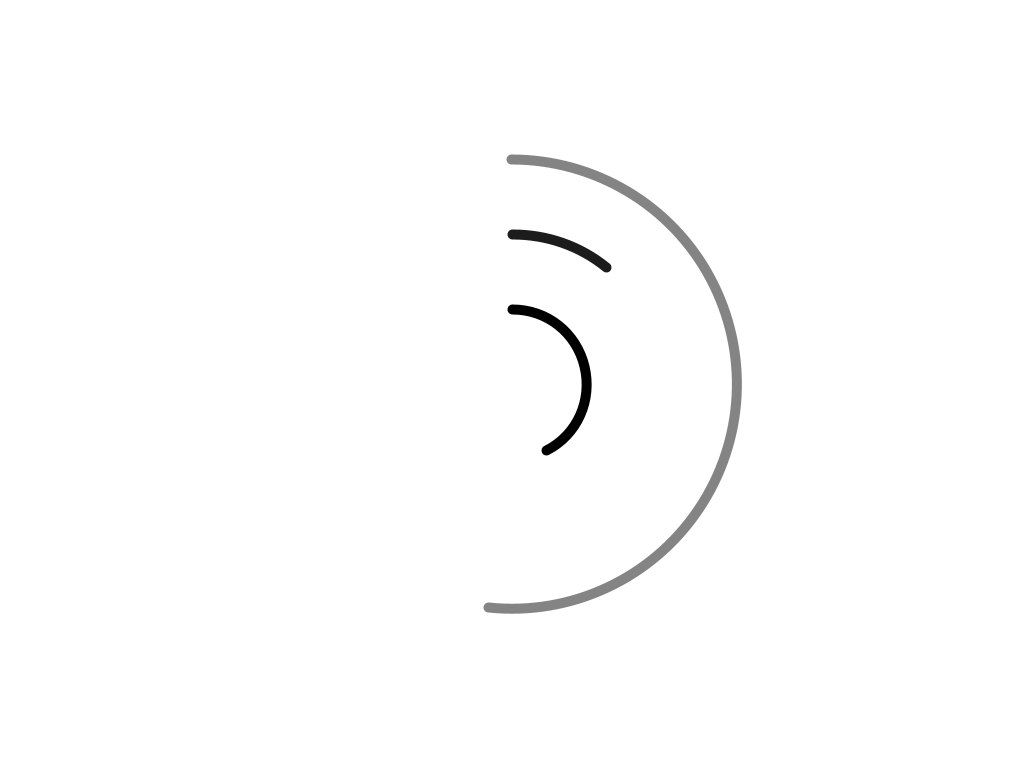
Frame 1 (no input)
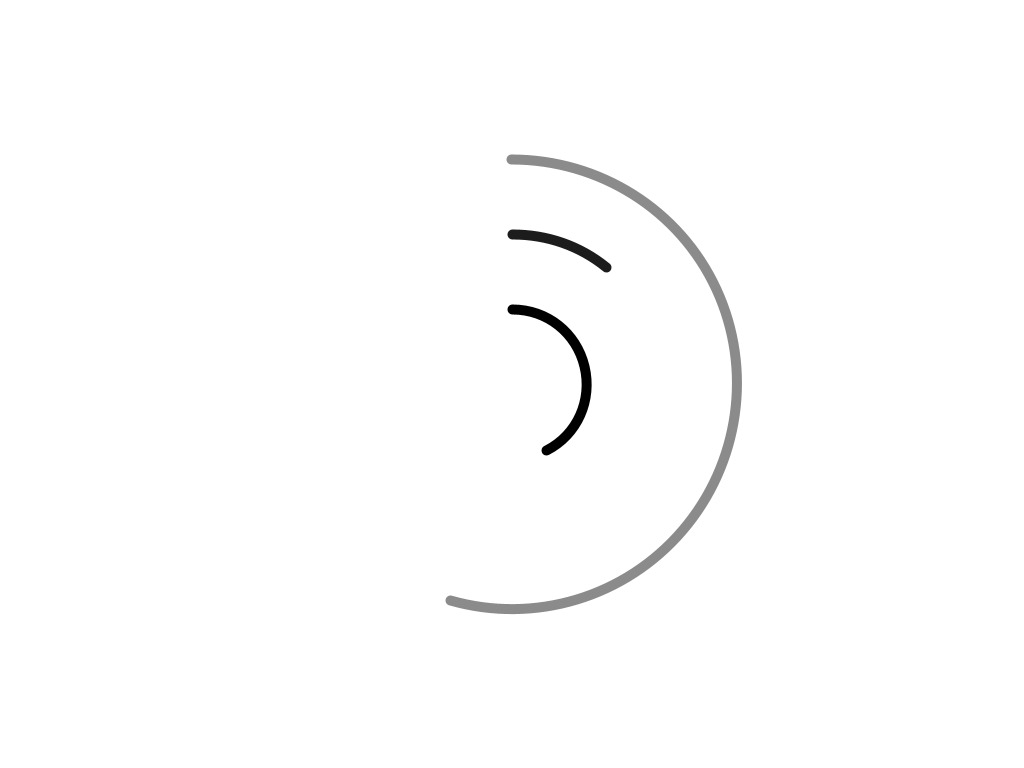
Frame 60 (the mouse pressed at the canvas centre just before this capture)
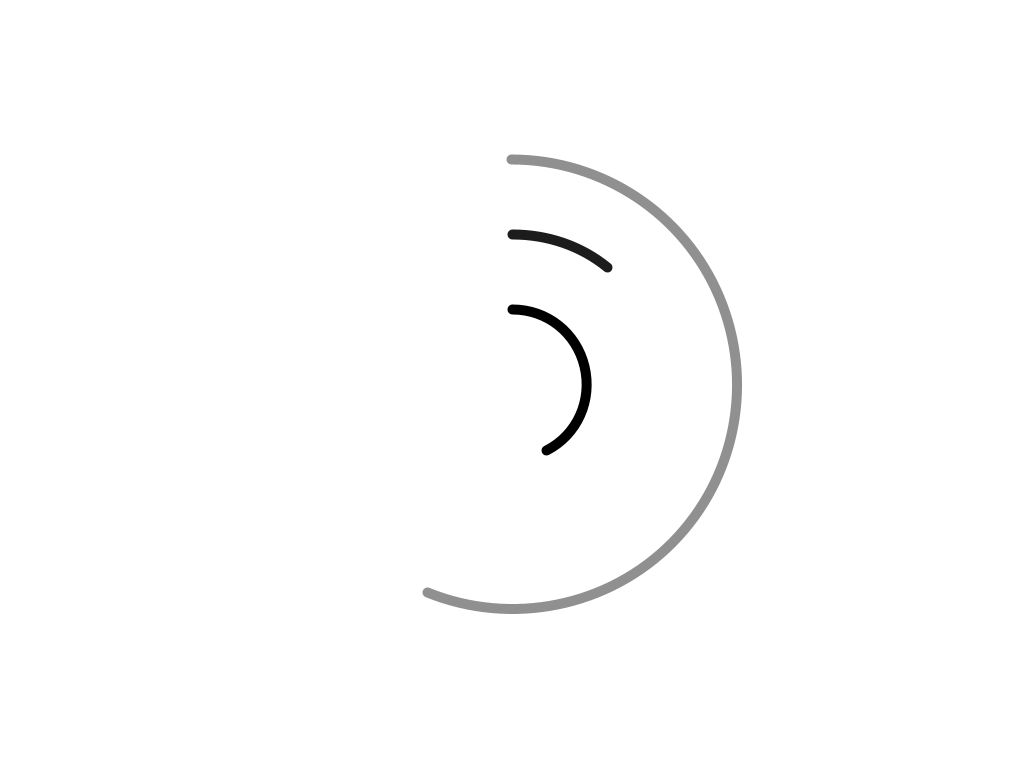
Frame 120 (the mouse held since frame 60 and released just before this capture)

The Processing sketch that drew these frames (run headless with seeded random() and noise(); from frame 60 on, the mouse is pressed at the canvas centre):

// Processing sketch: processing_41132
// ── processing_41132.pde

int millisRolloverTime;
int prevSec;

void setup()
{ 
size(1024, 768);
smooth();
strokeWeight(10);
noFill();
millisRolloverTime = 0;
}

void draw()
{
  
  background(255);
  int m = minute();
  int s = second();
  int h = hour()%12;
  
    if (prevSec != s) {
    millisRolloverTime = millis();
  }
 
  prevSec = s;
  int mils = millis() - millisRolloverTime;
  
  stroke(0, map(s+mils/1000.0, 0, 60, 255, 0));
  arc(width/2, height/2, 450, 450, 1.5*PI, 1.5*PI+map(s+mils/1000.0, 0, 60, 0, TWO_PI));
  stroke(0, map(m+s/60.0, 0, 60, 255, 0));
  arc(width/2, height/2, 300, 300, 1.5*PI, 1.5*PI+map(m+s/60.0, 0, 60, 0, TWO_PI));
  stroke(0);
  arc(width/2, height/2, 150, 150, 1.5*PI, 1.5*PI+map(h + m/60.0, 0, 12, 0, TWO_PI));
}
